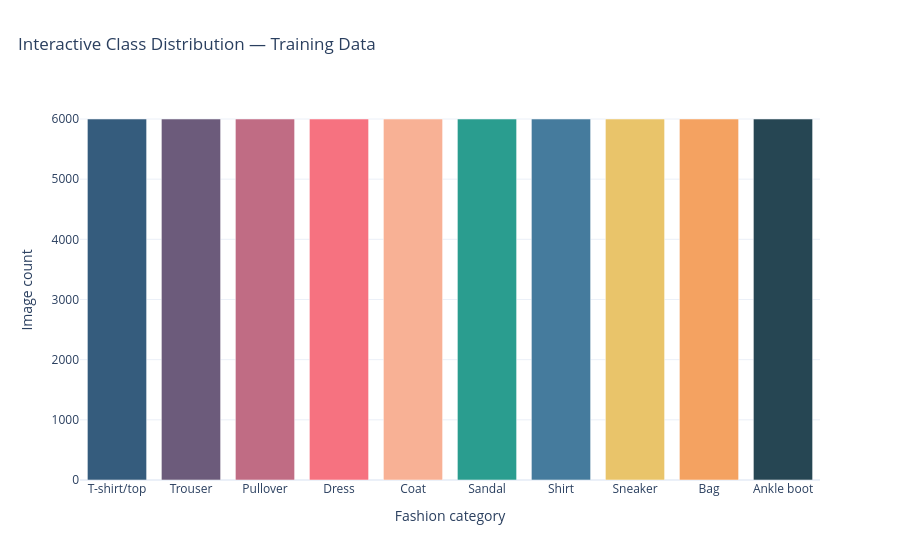

Here is the notebook cell this chart was saved with:
### Code cell
# Plotly: interactive version of the class-distribution chart.
fig = px.bar(
    class_distribution, x="class_name", y="train_count", color="class_name",
    color_discrete_sequence=PALETTE,
    title="Interactive Class Distribution — Training Data",
    labels={"class_name": "Fashion category", "train_count": "Image count"},
)
fig.update_layout(showlegend=False, template="plotly_white", title_x=0.02)
fig.update_traces(hovertemplate="%{x}<br>Images: %{y:,}<extra></extra>")
save_plotly(fig, "02_class_distribution_interactive.html")
fig.show()

### Figure 1 — Plotly figure (JSON) as saved in the notebook; plotly's stock layout.template omitted (floating-point values rounded to 4 significant figures)
{"data": [{"hovertemplate": "%{x}<br>Images: %{y:,}<extra></extra>", "legendgroup": "T-shirt/top", "marker": {"color": "#355C7D", "pattern": {"shape": ""}}, "name": "T-shirt/top", "orientation": "v", "showlegend": true, "textposition": "auto", "type": "bar", "x": ["T-shirt/top"], "xaxis": "x", "y": [6000], "yaxis": "y"}, {"hovertemplate": "%{x}<br>Images: %{y:,}<extra></extra>", "legendgroup": "Trouser", "marker": {"color": "#6C5B7B", "pattern": {"shape": ""}}, "name": "Trouser", "orientation": "v", "showlegend": true, "textposition": "auto", "type": "bar", "x": ["Trouser"], "xaxis": "x", "y": [6000], "yaxis": "y"}, {"hovertemplate": "%{x}<br>Images: %{y:,}<extra></extra>", "legendgroup": "Pullover", "marker": {"color": "#C06C84", "pattern": {"shape": ""}}, "name": "Pullover", "orientation": "v", "showlegend": true, "textposition": "auto", "type": "bar", "x": ["Pullover"], "xaxis": "x", "y": [6000], "yaxis": "y"}, {"hovertemplate": "%{x}<br>Images: %{y:,}<extra></extra>", "legendgroup": "Dress", "marker": {"color": "#F67280", "pattern": {"shape": ""}}, "name": "Dress", "orientation": "v", "showlegend": true, "textposition": "auto", "type": "bar", "x": ["Dress"], "xaxis": "x", "y": [6000], "yaxis": "y"}, {"hovertemplate": "%{x}<br>Images: %{y:,}<extra></extra>", "legendgroup": "Coat", "marker": {"color": "#F8B195", "pattern": {"shape": ""}}, "name": "Coat", "orientation": "v", "showlegend": true, "textposition": "auto", "type": "bar", "x": ["Coat"], "xaxis": "x", "y": [6000], "yaxis": "y"}, {"hovertemplate": "%{x}<br>Images: %{y:,}<extra></extra>", "legendgroup": "Sandal", "marker": {"color": "#2A9D8F", "pattern": {"shape": ""}}, "name": "Sandal", "orientation": "v", "showlegend": true, "textposition": "auto", "type": "bar", "x": ["Sandal"], "xaxis": "x", "y": [6000], "yaxis": "y"}, {"hovertemplate": "%{x}<br>Images: %{y:,}<extra></extra>", "legendgroup": "Shirt", "marker": {"color": "#457B9D", "pattern": {"shape": ""}}, "name": "Shirt", "orientation": "v", "showlegend": true, "textposition": "auto", "type": "bar", "x": ["Shirt"], "xaxis": "x", "y": [6000], "yaxis": "y"}, {"hovertemplate": "%{x}<br>Images: %{y:,}<extra></extra>", "legendgroup": "Sneaker", "marker": {"color": "#E9C46A", "pattern": {"shape": ""}}, "name": "Sneaker", "orientation": "v", "showlegend": true, "textposition": "auto", "type": "bar", "x": ["Sneaker"], "xaxis": "x", "y": [6000], "yaxis": "y"}, {"hovertemplate": "%{x}<br>Images: %{y:,}<extra></extra>", "legendgroup": "Bag", "marker": {"color": "#F4A261", "pattern": {"shape": ""}}, "name": "Bag", "orientation": "v", "showlegend": true, "textposition": "auto", "type": "bar", "x": ["Bag"], "xaxis": "x", "y": [6000], "yaxis": "y"}, {"hovertemplate": "%{x}<br>Images: %{y:,}<extra></extra>", "legendgroup": "Ankle boot", "marker": {"color": "#264653", "pattern": {"shape": ""}}, "name": "Ankle boot", "orientation": "v", "showlegend": true, "textposition": "auto", "type": "bar", "x": ["Ankle boot"], "xaxis": "x", "y": [6000], "yaxis": "y"}], "layout": {"barmode": "relative", "legend": {"title": {"text": "Fashion category"}, "tracegroupgap": 0}, "showlegend": false, "title": {"text": "Interactive Class Distribution — Training Data", "x": 0.02}, "xaxis": {"anchor": "y", "categoryarray": ["T-shirt/top", "Trouser", "Pullover", "Dress", "Coat", "Sandal", "Shirt", "Sneaker", "Bag", "Ankle boot"], "categoryorder": "array", "domain": [0, 1], "title": {"text": "Fashion category"}}, "yaxis": {"anchor": "x", "domain": [0, 1], "title": {"text": "Image count"}}}}
